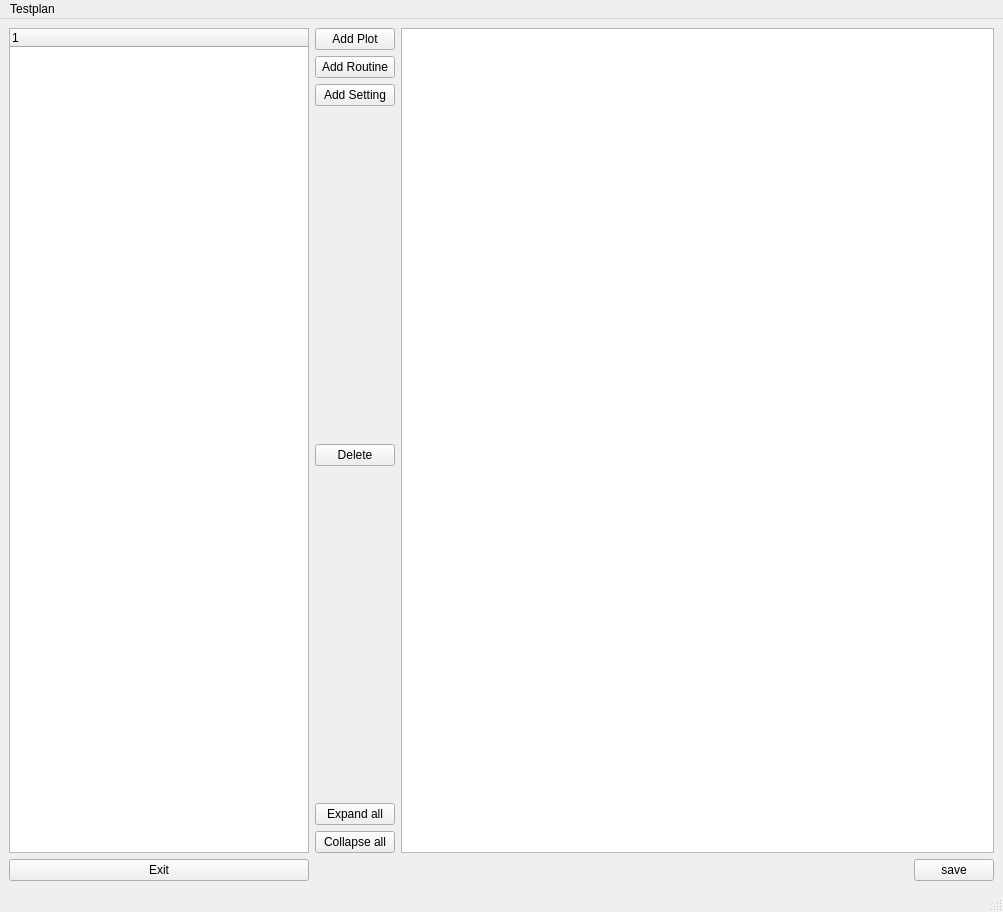
<?xml version="1.0" encoding="UTF-8"?>
<ui version="4.0">
 <class>MainWindow</class>
 <widget class="QMainWindow" name="MainWindow">
  <property name="geometry">
   <rect>
    <x>0</x>
    <y>0</y>
    <width>1003</width>
    <height>912</height>
   </rect>
  </property>
  <property name="windowTitle">
   <string>TMV3 Editor 1.0</string>
  </property>
  <widget class="QWidget" name="centralwidget">
   <layout class="QGridLayout" name="gridLayout">
    <item row="0" column="0">
     <widget class="TreeWidget" name="treeWidget">
      <property name="maximumSize">
       <size>
        <width>300</width>
        <height>16777215</height>
       </size>
      </property>
      <property name="dragEnabled">
       <bool>true</bool>
      </property>
      <property name="dragDropOverwriteMode">
       <bool>false</bool>
      </property>
      <property name="dragDropMode">
       <enum>QAbstractItemView::DragDrop</enum>
      </property>
      <property name="defaultDropAction">
       <enum>Qt::MoveAction</enum>
      </property>
      <property name="selectionMode">
       <enum>QAbstractItemView::SingleSelection</enum>
      </property>
      <property name="animated">
       <bool>true</bool>
      </property>
      <property name="expandsOnDoubleClick">
       <bool>false</bool>
      </property>
      <column>
       <property name="text">
        <string notr="true">1</string>
       </property>
      </column>
     </widget>
    </item>
    <item row="0" column="1">
     <layout class="QVBoxLayout" name="verticalLayout">
      <property name="sizeConstraint">
       <enum>QLayout::SetFixedSize</enum>
      </property>
      <item>
       <widget class="QPushButton" name="BtnAddPlot">
        <property name="text">
         <string>Add Plot</string>
        </property>
       </widget>
      </item>
      <item>
       <widget class="QPushButton" name="BtnAddRoutine">
        <property name="text">
         <string>Add Routine</string>
        </property>
       </widget>
      </item>
      <item>
       <widget class="QPushButton" name="BtnAddSetting">
        <property name="text">
         <string>Add Setting</string>
        </property>
       </widget>
      </item>
      <item>
       <spacer name="verticalSpacer">
        <property name="orientation">
         <enum>Qt::Vertical</enum>
        </property>
        <property name="sizeHint" stdset="0">
         <size>
          <width>20</width>
          <height>40</height>
         </size>
        </property>
       </spacer>
      </item>
      <item>
       <widget class="QPushButton" name="BtnDel">
        <property name="text">
         <string>Delete</string>
        </property>
       </widget>
      </item>
      <item>
       <spacer name="verticalSpacer_2">
        <property name="orientation">
         <enum>Qt::Vertical</enum>
        </property>
        <property name="sizeHint" stdset="0">
         <size>
          <width>20</width>
          <height>40</height>
         </size>
        </property>
       </spacer>
      </item>
      <item>
       <widget class="QPushButton" name="BtnExpandAll">
        <property name="text">
         <string>Expand all</string>
        </property>
       </widget>
      </item>
      <item>
       <widget class="QPushButton" name="BtnCollapseAll">
        <property name="text">
         <string>Collapse all</string>
        </property>
       </widget>
      </item>
     </layout>
    </item>
    <item row="0" column="2">
     <widget class="QTableView" name="tableView"/>
    </item>
    <item row="1" column="2">
     <layout class="QHBoxLayout" name="horizontalLayout">
      <item>
       <spacer name="horizontalSpacer">
        <property name="orientation">
         <enum>Qt::Horizontal</enum>
        </property>
        <property name="sizeHint" stdset="0">
         <size>
          <width>40</width>
          <height>20</height>
         </size>
        </property>
       </spacer>
      </item>
      <item>
       <widget class="QPushButton" name="BtnSave">
        <property name="minimumSize">
         <size>
          <width>75</width>
          <height>0</height>
         </size>
        </property>
        <property name="text">
         <string>save</string>
        </property>
       </widget>
      </item>
     </layout>
    </item>
    <item row="1" column="0">
     <widget class="QPushButton" name="BtnExit">
      <property name="text">
       <string>Exit</string>
      </property>
     </widget>
    </item>
   </layout>
  </widget>
  <widget class="QMenuBar" name="menubar">
   <property name="geometry">
    <rect>
     <x>0</x>
     <y>0</y>
     <width>1003</width>
     <height>21</height>
    </rect>
   </property>
   <widget class="QMenu" name="menuNew">
    <property name="title">
     <string>Testplan</string>
    </property>
    <addaction name="actionNew"/>
    <addaction name="actionOpen_from_Workbench"/>
    <addaction name="actionOpen_from_File"/>
    <addaction name="separator"/>
    <addaction name="actionSave"/>
    <addaction name="actionSave_as"/>
    <addaction name="actionCommit"/>
    <addaction name="separator"/>
   </widget>
   <addaction name="menuNew"/>
  </widget>
  <widget class="QStatusBar" name="statusbar"/>
  <action name="actionNew">
   <property name="text">
    <string>new</string>
   </property>
  </action>
  <action name="actionOpen_from_Workbench">
   <property name="text">
    <string>open from Workbench</string>
   </property>
  </action>
  <action name="actionOpen_from_File">
   <property name="text">
    <string>open from File</string>
   </property>
  </action>
  <action name="actionSave">
   <property name="text">
    <string>save to file</string>
   </property>
  </action>
  <action name="actionSave_as">
   <property name="text">
    <string>save to file as</string>
   </property>
  </action>
  <action name="actionCommit">
   <property name="text">
    <string>commit to workbench</string>
   </property>
  </action>
 </widget>
 <customwidgets>
  <customwidget>
   <class>TreeWidget</class>
   <extends>QTreeWidget</extends>
   <header location="global">TreeWidget.h</header>
  </customwidget>
 </customwidgets>
 <resources/>
 <connections/>
</ui>
